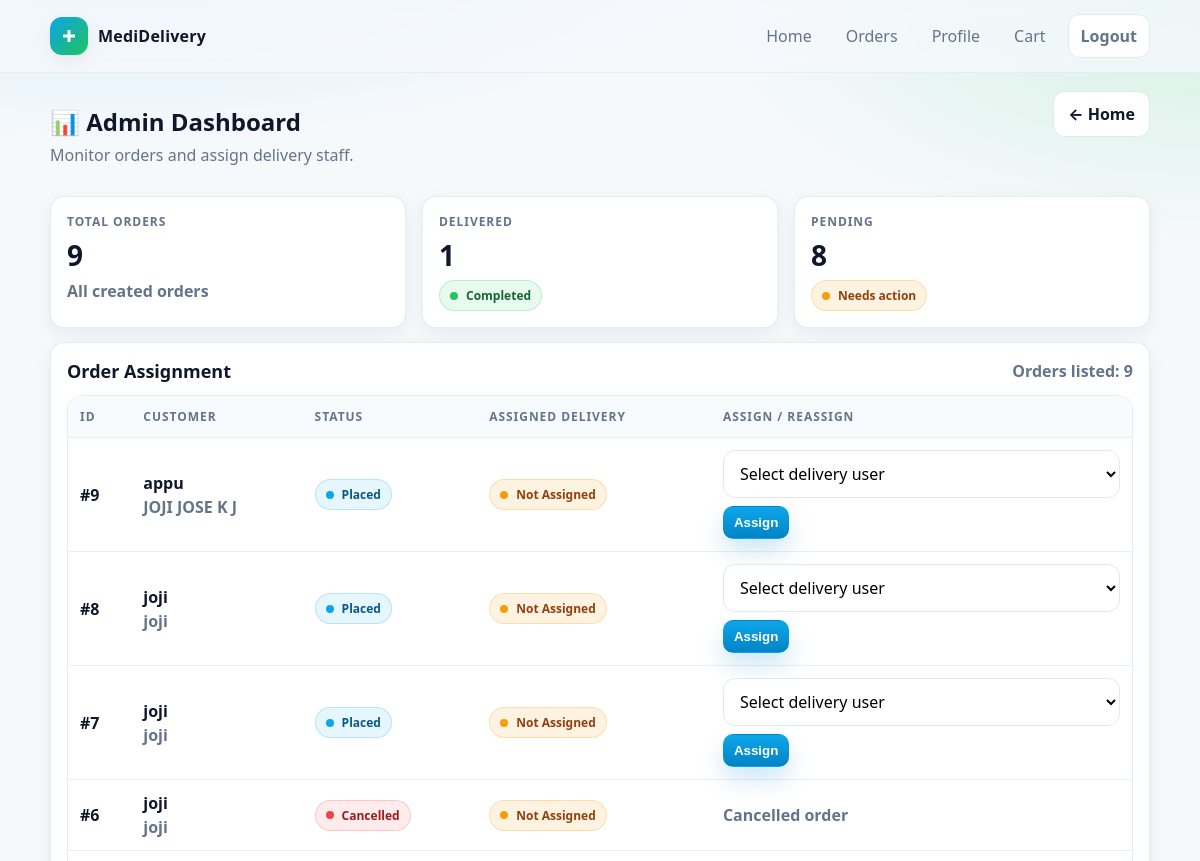
The page /admin-panel/admin-dashboard/ (signed in, upper part) on the database as committed earlier.
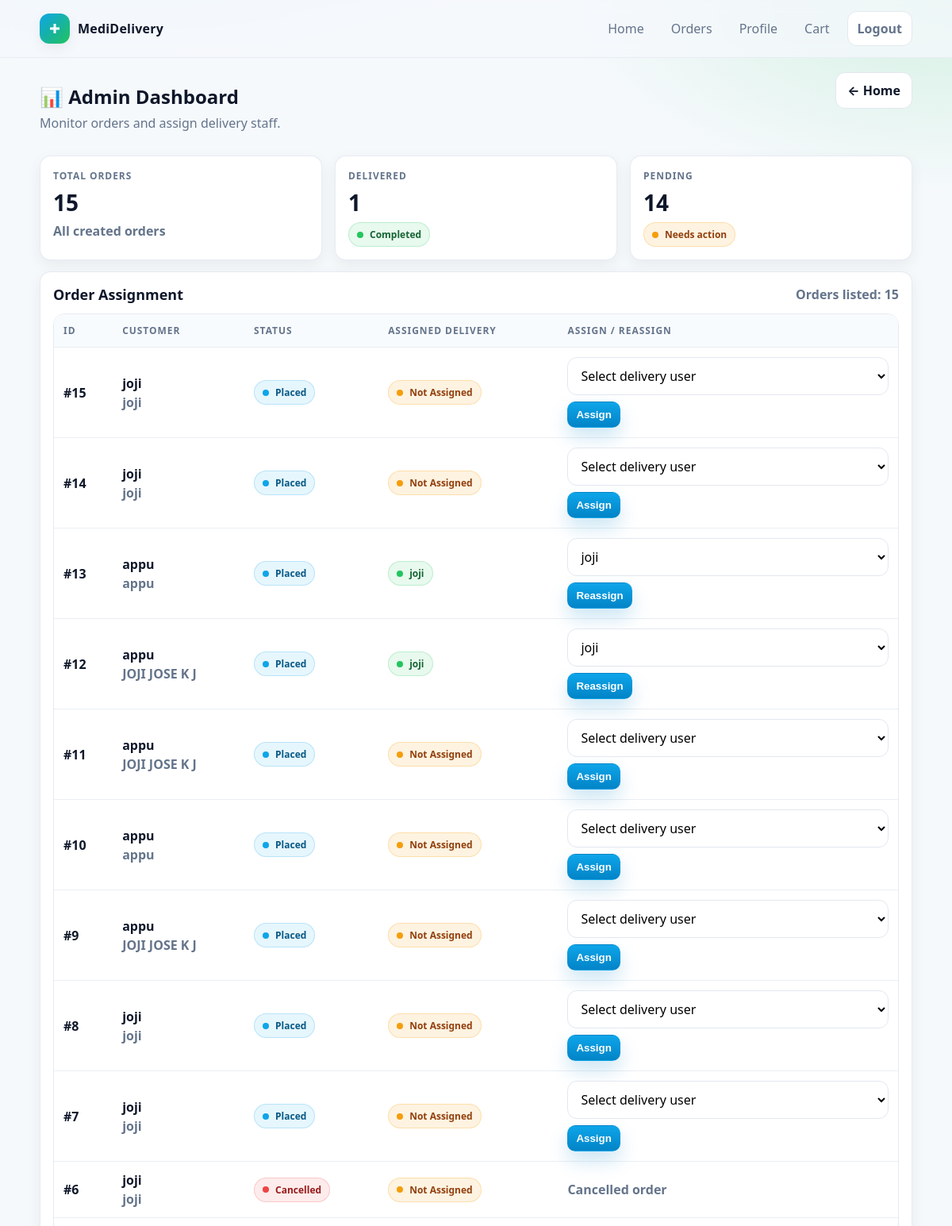
The same page on the database as committed later.
### core/models.py (models this page shows, shortened)
class Order(models.Model):
    STATUS_CHOICES = [
        ("placed", "Placed"),
        ("packed", "Packed"),
        ("shipped", "Shipped"),
        ("delivered", "Delivered"),
        ("cancelled", "Cancelled"),
    ]
    user = models.ForeignKey(User, on_delete=models.CASCADE)
    full_name = models.CharField(max_length=200)
    phone = models.CharField(max_length=20)
    address = models.TextField()
    status = models.CharField(max_length=20, choices=STATUS_CHOICES, default="placed")
    created_at = models.DateTimeField(auto_now_add=True)
    assigned_delivery = models.ForeignKey(
                        User,
                        on_delete=models.SET_NULL,
                        null=True,
                        blank=True,
                        related_name="assigned_orders"
    )
    PAYMENT_CHOICES = [
        ("cod", "Cash on Delivery"),
        ("razorpay", "Razorpay"),
    ]
    payment_method = models.CharField(max_length=20, choices=PAYMENT_CHOICES, default="cod")
    is_paid = models.BooleanField(default=False)
    razorpay_order_id = models.CharField(max_length=100, blank=True, null=True)
    razorpay_payment_id = models.CharField(max_length=100, blank=True, null=True)
    razorpay_signature = models.CharField(max_length=255, blank=True, null=True)

### adminapp/utils.py (the view)
    def wrapper(request, *args, **kwargs):
        if not request.user.is_authenticated:
            return redirect("adminapp:admin_login")
        if request.user.profile.role != "admin":
            return redirect("core:home")
        return view_func(request, *args, **kwargs)

### adminapp/utils.py (called while the page is built)
def admin_required(view_func):
    def wrapper(request, *args, **kwargs):
        if not request.user.is_authenticated:
            return redirect("adminapp:admin_login")
        if request.user.profile.role != "admin":
            return redirect("core:home")
        return view_func(request, *args, **kwargs)
    return wrapper

### adminapp/views.py (called while the page is built)
@admin_required
def admin_dashboard(request):
    orders = Order.objects.all().order_by("-created_at")
    delivery_users = User.objects.filter(profile__role="delivery")
    total = orders.count()
    delivered = orders.filter(status="delivered").count()
    pending = orders.exclude(status="delivered").count()
    return render(request, "admin/admin_dashboard.html", {
        "orders": orders,
        "delivery_users": delivery_users,
        "total": total,
        "delivered": delivered,
        "pending": pending,
    })

### adminapp/templates/admin/admin_dashboard.html (shortened to what the changed rows need)
{% extends "base.html" %}
{% block content %}
<div style="display:flex; align-items:flex-start; justify-content:space-between; gap:12px; flex-wrap:wrap;">
  <div>
    <h1 class="page-title">📊 Admin Dashboard</h1>
  </div>
</div>
<div class="grid grid-3" style="margin-top:14px;">
  <div class="card">
    <div class="card-body">
      <div class="muted" style="font-weight:900; font-size:12px; letter-spacing:.08em; text-transform:uppercase;">
        Total Orders
      </div>
      <div style="font-size:28px; font-weight:900; margin-top:6px;">{{ total }}</div>
      <div class="muted" style="margin-top:6px; font-weight:800;">All created orders</div>
    </div>
  </div>
  <div class="card">
    <div class="card-body">
      <div class="muted" style="font-weight:900; font-size:12px; letter-spacing:.08em; text-transform:uppercase;">
        Pending
      </div>
      <div style="font-size:28px; font-weight:900; margin-top:6px;">{{ pending }}</div>
      <div style="margin-top:6px;">
        <span class="badge badge-warning"><span class="dot"></span>Needs action</span>
      </div>
    </div>
  </div>
</div>
<div class="card" style="margin-top:14px;">
  <div class="card-body">
    <div style="display:flex; justify-content:space-between; align-items:center; gap:10px; flex-wrap:wrap;">
      <h3 class="card-title" style="margin:0;">Order Assignment</h3>
      <div class="muted" style="font-weight:800;">Orders listed: {{ orders|length }}</div>
    </div>
    {% if orders %}
      <div class="table-wrap" style="margin-top:12px;">
        <table>
          <thead>
            <tr>
              <th>ID</th>
              <th>Customer</th>
              <th>Status</th>
              <th>Assigned Delivery</th>
              <th>Assign / Reassign</th>
            </tr>
          </thead>
          <tbody>
            {% for o in orders %}
            <tr>
              <td style="font-weight:900;">#{{ o.id }}</td>
              <td style="white-space:normal;">
                <div style="font-weight:900;">{{ o.user.username }}</div>
                {% if o.full_name %}
                  <div class="muted" style="font-weight:800; margin-top:2px;">{{ o.full_name }}</div>
                {% endif %}
              </td>
              <td>
                {% if o.status == "placed" %}
                  <span class="badge badge-info"><span class="dot"></span>Placed</span>
                {% elif o.status == "packed" %}
                  <span class="badge badge-warning"><span class="dot"></span>Packed</span>
                {% elif o.status == "shipped" %}
                  <span class="badge badge-info"><span class="dot"></span>Shipped</span>
                {% elif o.status == "delivered" %}
                  <span class="badge badge-success"><span class="dot"></span>Delivered</span>
                {% elif o.status == "cancelled" %}
                  <span class="badge badge-danger"><span class="dot"></span>Cancelled</span>
                {% else %}
                  <span class="badge"><span class="dot"></span>{{ o.status|title }}</span>
                {% endif %}
              </td>
              <td style="white-space:normal;">
                {% if o.assigned_delivery %}
                  <span class="badge badge-success"><span class="dot"></span>{{ o.assigned_delivery.username }}</span>
                {% else %}
                  <span class="badge badge-warning"><span class="dot"></span>Not Assigned</span>
                {% endif %}
              </td>
              <td style="min-width:240px;">
                {% if o.status == "cancelled" or o.status == "delivered" %}
                  <span class="muted" style="font-weight:800;">
                    {% if o.status == "delivered" %}
                      Completed order
                    {% else %}
                      Cancelled order
                    {% endif %}
                  </span>
                {% else %}
                  <form method="post" action="{% url 'adminapp:assign_delivery' o.id %}" style="display:flex; gap:8px; align-items:center; flex-wrap:wrap;">
                    <select name="delivery_id" required class="input" style="min-width:160px;">
                      <option value="">Select delivery user</option>
                      {% for d in delivery_users %}
                        <option value="{{ d.id }}"
                          {% if o.assigned_delivery and o.assigned_delivery.id == d.id %}selected{% endif %}>
                          {{ d.username }}
                        </option>
                      {% endfor %}
                    </select>
                    <button class="btn btn-primary btn-sm" type="submit">
                      {% if o.assigned_delivery %}Reassign{% else %}Assign{% endif %}
                    </button>
                  </form>
                {% endif %}
              </td>
            </tr>
            {% endfor %}
          </tbody>
        </table>
      </div>
    {% endif %}
  </div>
</div>
{% endblock %}

Rows that differ between the two databases and show on the page:
added Order: id "15", user.username "joji", full_name "joji", status "placed" (drawn), shows "Not Assigned"
added Order: id "14", user.username "joji", full_name "joji", status "placed" (drawn), shows "Not Assigned"
added Order: id "13", user.username "appu", full_name "appu", status "placed" (drawn), assigned_delivery.username "joji", delivery_id "joji", shows "Reassign"
added Order: id "12", user.username "appu", full_name "JOJI JOSE K J", status "placed" (drawn), assigned_delivery.username "joji", delivery_id "joji", shows "Reassign"
added Order: id "11", user.username "appu", full_name "JOJI JOSE K J", status "placed" (drawn), shows "Not Assigned"
added Order: id "10", user.username "appu", full_name "appu", status "placed" (drawn), shows "Not Assigned"
Other text that changed with them:
{{ total }}: "9" → "15"
{{ pending }}: "8" → "14"
{{ orders|length }}: "9" → "15"
